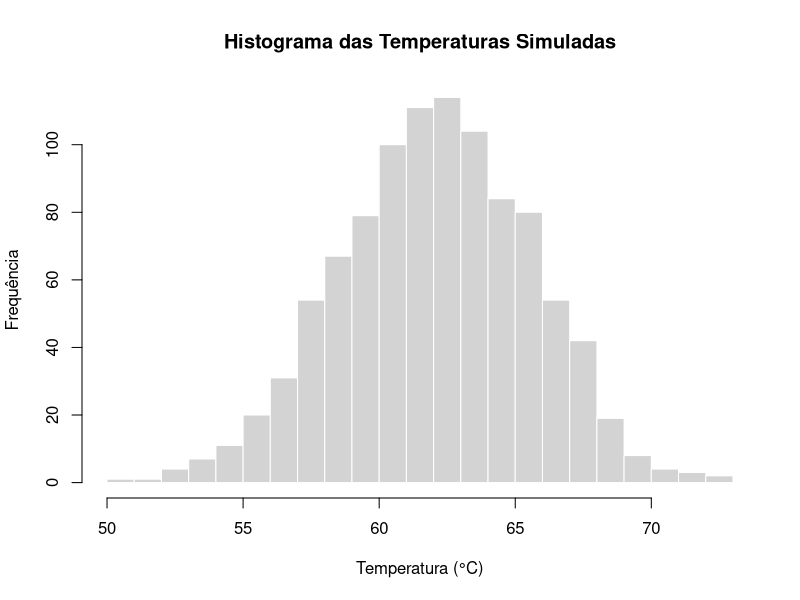
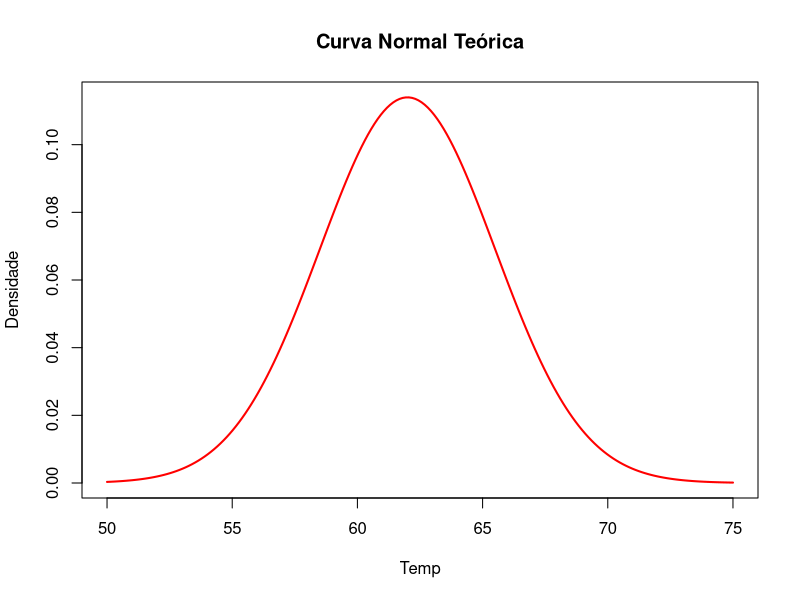
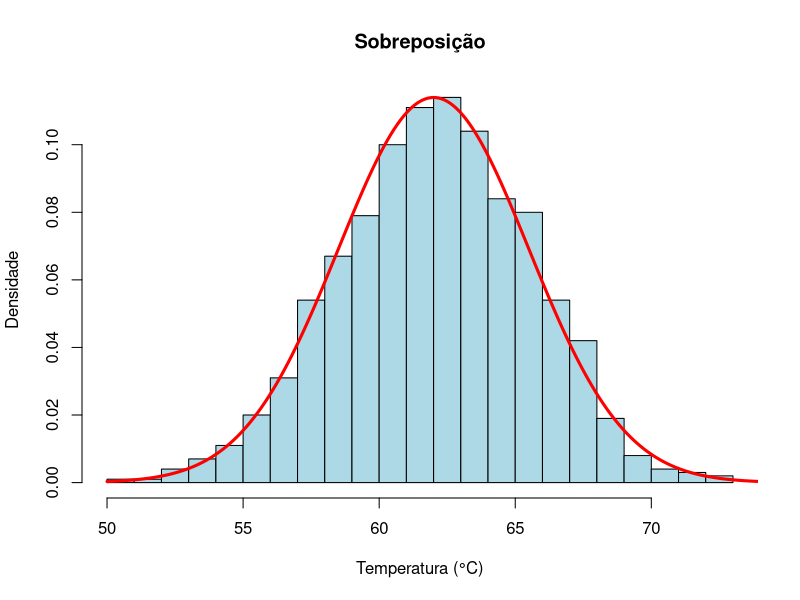

Write R code to recreate these figures, in order.
    setwd("C:/Users/savli/Documents/GitHub/Homework_02")
    #Questão 3
    #--------------- QUESTÃO 3.1 ---------------#
    
    gerar_temp <- function(n){ # Função que vai gerar os valores empíricos
      n_pares <- n/2
      #a) variáveis aleatórias uniformes independentes
      u1 = runif(n_pares)
      u2 = runif(n_pares)
      
      #b) geração de variáveis independentes de distribuição normal
      z1 = sqrt(-2 * log(u1)) * cos(2 * pi * u2) 
      z2 = sqrt(-2 * log(u1)) * sin(2 * pi * u2)
      
      z <- c(z1,z2) # Concatenação dos vetores
      
      #c) conversão para a distribuição de temperatura
      temp <- 62 + 3.5*z
      return(temp)
    }
    
    #--------------- QUESTÃO 3.2 ---------------#
    
    #Dados gerados a partir da Função Box-Muller
    dados_box <- gerar_temp(1000)
    head(dados_box)
    
    #Dados gerados a partir da Função rnorm
    dados_r <- rnorm(n = 1000,mean = 62,sd = 3.5)
    head(dados_r)
    
    #--------------- QUESTÃO 3.3 ---------------#
    
    # Estatísticas para o seu método (Box-Muller) - EMPÍRICO
    # Estatísticas para o método do R (rnorm) - TEÓRICO
    
    # a)Mean: 
    media_empirica <- mean(dados_box)
    media_teorico <-mean(dados_r)
    
    # b)Desvio Padrão:
    desvio_empirico <- sd(dados_box)
    desvio_teorico <- sd(dados_r)
    
    # c)Max:
    min_empirico <- min(dados_box)
    min_teorico <- min(dados_r)
    
    #c)Min:
    max_empirico <- max(dados_box)
    max_teorico <- max(dados_r)
    
    # d)P(T > 68):
    pd_empirica <- mean(dados_box > 68) #Média dos valores maiores que 68
    pd_teorico <- 1 - pnorm(q = 68,mean = 62,sd = 3.5) # P(T > 68) = 1 - P(T <= 68)
    
    
    # e)P(60 < T < 65):
    pe_empirica <- mean(dados_box > 60 & dados_box < 65) #Média dos valores no intervalo
    pe_teorico <- pnorm(q = 65,mean = 62,sd = 3.5) - pnorm(q = 60,mean = 62,sd = 3.5)
    #P(60 < T < 65) = P(T <= 65) - P(T <= 60)
    
    # f)Existe T > 75 ?
    pf_empirica <- sum(dados_box > 75) #Número de valores maiores que 75 (igual a zero.)
    # f)P(T > 75):
    pf_teorico <- 1 - pnorm(q = 75,mean = 62,sd = 3.5) ## P(T > 75) = 1 - P(T <= 75)
   
    #--------------- QUESTÃO 3.4 ---------------#
    
    # (a) Histograma apenas com os dados simulados
    hist(dados_box, 
         breaks = 30, 
         col = "lightgray", 
         border = "white",
         main = "Histograma das Temperaturas Simuladas", 
         xlab = "Temperatura (°C)", 
         ylab = "Frequência")
    
    # Gráfico da normal isolada (Curva Clássica)
    x_curva <- seq(50, 75, length = 200)
    y_curva <- dnorm(x_curva, mean = 62, sd = 3.5)
    plot(x_curva, y_curva, type = "l", col = "red", lwd = 2,
         main = "Curva Normal Teórica", xlab = "Temp", ylab = "Densidade")
    
    # (b) PDF Teórica sobreposta ao Histograma
    hist(dados_box, 
         breaks = 30, 
         probability = TRUE, 
         col = "lightblue", 
         main = "Sobreposição", 
         xlab = "Temperatura (°C)", ylab = "Densidade")
    
    lines(x_curva, y_curva, col = "red", lwd = 3) # Linhas da Normal
